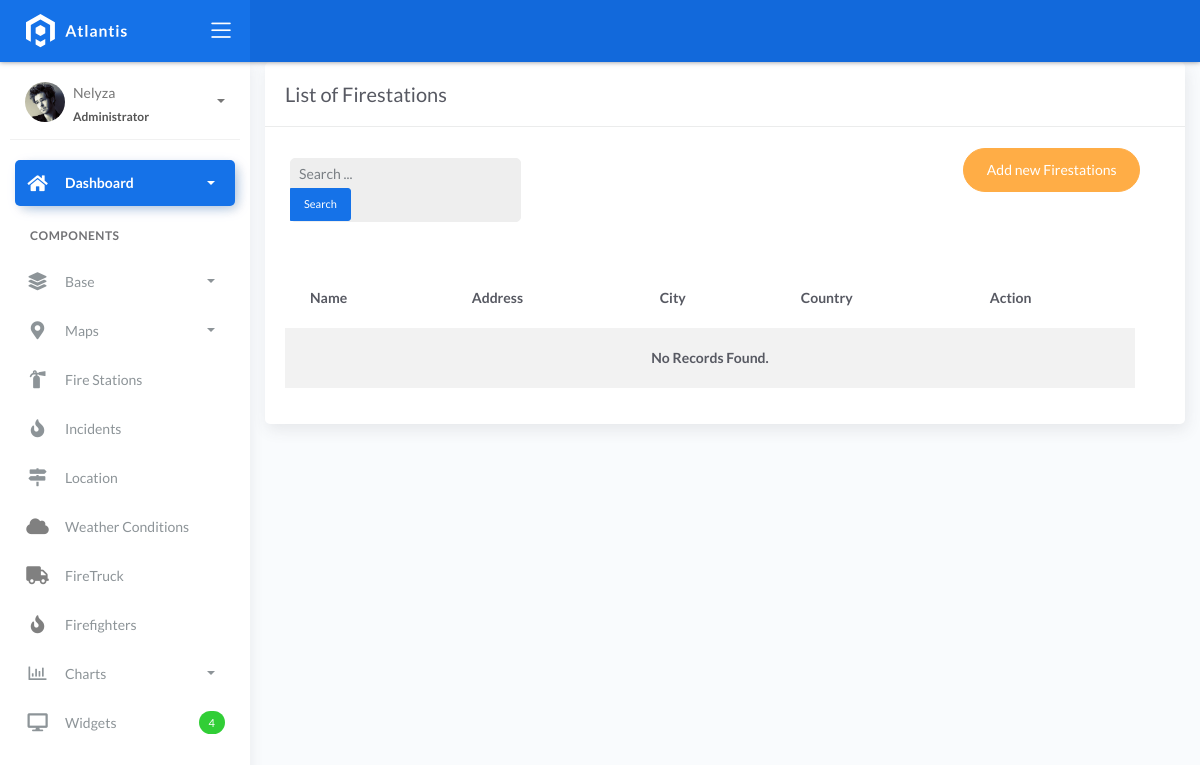
Page /firestation_list/ on the earlier database version.
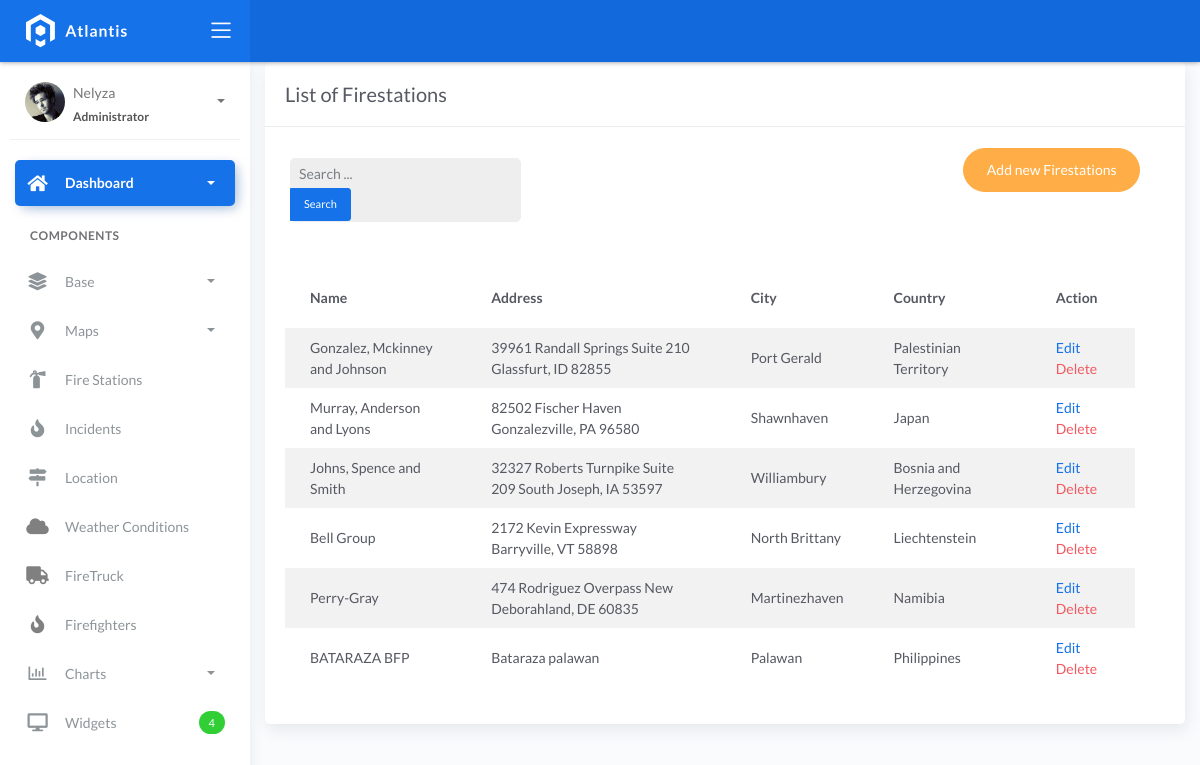
Same page on the later database version.
### fire/models.py (models this page shows)
class BaseModel(models.Model):
    created_at = models.DateTimeField(auto_now_add=True, db_index=True)
    updated_at = models.DateTimeField(auto_now=True)
    class Meta:
        abstract = True

class FireStation(BaseModel):
    name = models.CharField(max_length=150)
    latitude = models.DecimalField(
        max_digits=22, decimal_places=16, null=True, blank=True)
    longitude = models.DecimalField(
        max_digits=22, decimal_places=16, null=True, blank=True)
    address = models.CharField(max_length=150)
    city = models.CharField(max_length=150)  # can be in separate table
    country = models.CharField(max_length=150)  # can be in separate table

### fire/views.py (the view, shortened to what this page needs)
# urls.py: path('firestation_list/', firestationListView.as_view(), name='station-list'),
class firestationListView(ListView):
    model = FireStation
    template_name = 'station_list.html'
    context_object_name = 'object_list'
    paginate_by = 10
    def get_queryset(self, *args, **kwargs):
        qs = super().get_queryset(*args, **kwargs)
        query = self.request.GET.get("q")
        return qs

### templates/station_list.html (shortened to what this page needs)
{% extends 'base.html' %}
{% load static %}
{% block content %}
<div class="content">
  <div class="container-fluid">
     <div class="row">
      <div class="col-md-12">
        <div class="card">
         <div class="card-header">
           <div class="card-title">List of Firestations</div>
        </div>
        <div class="col-md-12 row">
          <div class="col-md-4">
            <form class="navbar-left navbar-form nav-search mr-md-3" action="{% url 'station-list' %}">
              <div class="form-group">
                <div class="input-group">
                  <input type="text" id="search" placeholder="Search ..." class="form-control form-control-sm" name="q" />
                  <div class="input-group-append">
                    <button class="btn btn-sm btn-primary" type="submit">Search</button>
                  </div>
                </div>
              </div>
            </form>
          </div>
        <div class="col-md-2">
         </div>
            <div class="col-md-6">
              <div class="pull-right"> <a href="{% url 'firestation-add' %}" class="btn btn-warning btn-rounded">Add new Firestations</a>
        </div>
        </div>
        <div class="card-body">
        <table class="table table-striped mt-3">
        <thead>
            <tr>
              <th scope="col">Name</th>
              <th scope="col">Address</th>
              <th scope="col">City</th>
              <th scope="col">Country</th>
              <th scope="col">Action</th>
            </tr>
            </thead>
            <tbody>
              {% for object in object_list %}
              <tr>
                <td>{{ object.name }}</td>
                <td>{{ object.address }}</td>
                <td>{{ object.city }}</td>
                <td>{{ object.country }}</td>
                <td>
                    <a href="{% url 'firestation-update' object.id %}">Edit</a>
                    <a href="{% url 'firestation-delete' object.id %}" class="text-danger">Delete</a>
                </td>
              </tr>
              {% empty %}
              <tr>
                <td colspan="5" style="text-align: center">
                <p class="text-sm font-weight-bold mb-0">No Records Found.</p>
                </td>
            </tr>
              {% endfor %}
              </tbody>
            </table>
           </div>
          </div>
        </div>
      </div>
    </div>
</div>
{% endblock %}

Differences in the rows shown:
added FireStation: name "Gonzalez, Mckinney and Johnson", address "39961 Randall Springs Suite 210 Glassfurt, ID 82855", city "Port Gerald", country "Palestinian Territory"
added FireStation: name "Murray, Anderson and Lyons", address "82502 Fischer Haven Gonzalezville, PA 96580", city "Shawnhaven", country "Japan"
added FireStation: name "Johns, Spence and Smith", address "32327 Roberts Turnpike Suite 209 South Joseph, IA 53597", city "Williambury", country "Bosnia and Herzegovina"
added FireStation: name "Bell Group", address "2172 Kevin Expressway Barryville, VT 58898", city "North Brittany", country "Liechtenstein"
added FireStation: name "Perry-Gray", address "474 Rodriguez Overpass New Deborahland, DE 60835", city "Martinezhaven", country "Namibia"
added FireStation: name "BATARAZA BFP", address "Bataraza palawan", city "Palawan", country "Philippines"
Other differences:
text no longer shown: "No Records Found."
